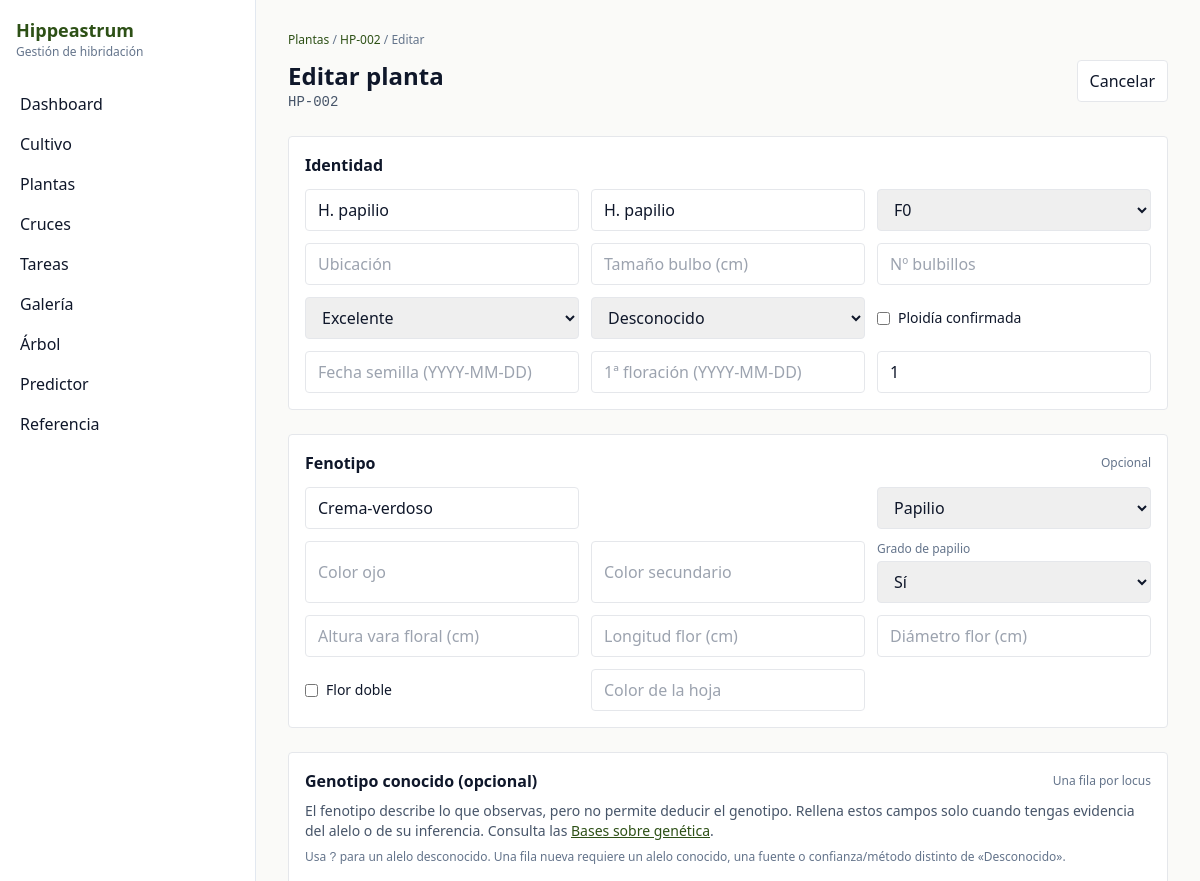
The page /plantas/2/edit (upper part) on the database as committed earlier.
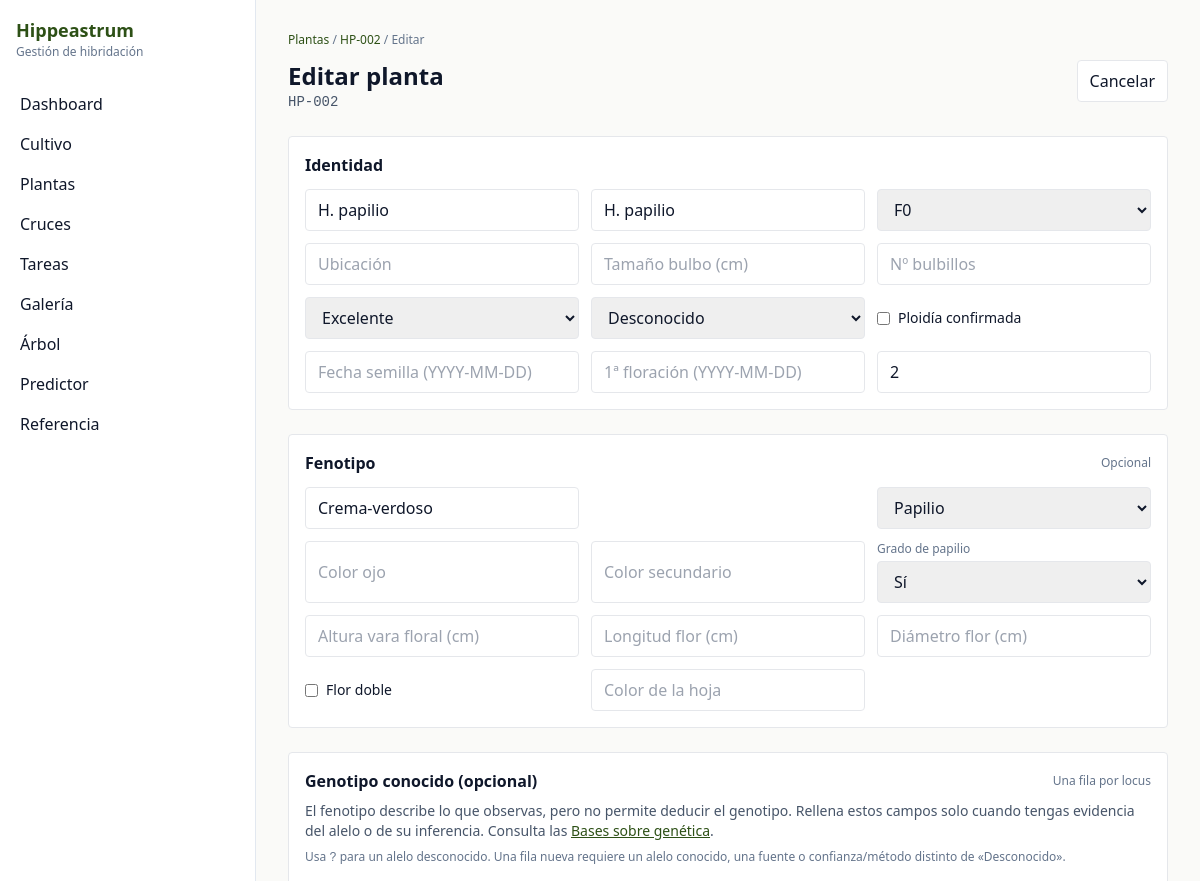
The same page on the database as committed later.
### models.py (models this page shows)
class Planta(Base):
    __tablename__ = "plantas"
    __table_args__ = (
        UniqueConstraint("codigo", name="uq_plantas_codigo"),
    )
    id: Mapped[int] = mapped_column(Integer, primary_key=True, autoincrement=True)
    codigo: Mapped[str] = mapped_column(String(20), nullable=False, index=True)
    nombre_cultivar: Mapped[str | None] = mapped_column(String(200))
    especie: Mapped[str | None] = mapped_column(Text)
    generacion: Mapped[GeneracionEnum] = mapped_column(Enum(GeneracionEnum), nullable=False)
    id_madre: Mapped[int | None] = mapped_column(ForeignKey("plantas.id"), nullable=True)
    id_padre: Mapped[int | None] = mapped_column(ForeignKey("plantas.id"), nullable=True)
    id_cruce_origen: Mapped[int | None] = mapped_column(ForeignKey("cruces.id"), nullable=True)
    fecha_semilla: Mapped[dt.date | None] = mapped_column(Date)
    fecha_primera_floracion: Mapped[dt.date | None] = mapped_column(Date)
    ubicacion: Mapped[str | None] = mapped_column(Text)
    tamano_bulbo_cm: Mapped[float | None] = mapped_column(Float)
    num_bulbillos: Mapped[int | None] = mapped_column(Integer)
    estado: Mapped[EstadoPlantaEnum] = mapped_column(Enum(EstadoPlantaEnum), nullable=False, default=EstadoPlantaEnum.Bueno)
    bulbillos_separados: Mapped[bool] = mapped_column(Boolean, nullable=False, default=False)
    ploidy_sospecha: Mapped[PloidyEnum] = mapped_column(Enum(PloidyEnum), nullable=False, default=PloidyEnum.Desconocido)
    ploidy_confirmado: Mapped[bool] = mapped_column(Boolean, nullable=False, default=False)
    num_ejemplares_fisicos: Mapped[int] = mapped_column(Integer, nullable=False, default=1)
    es_clon_de: Mapped[int | None] = mapped_column(ForeignKey("plantas.id"), nullable=True)
    notas: Mapped[str | None] = mapped_column(Text)
    fecha_creacion: Mapped[dt.datetime] = mapped_column(DateTime, default=dt.datetime.utcnow, nullable=False)
    fecha_actualizacion: Mapped[dt.datetime] = mapped_column(
        DateTime,
        default=dt.datetime.utcnow,
        onupdate=dt.datetime.utcnow,
        nullable=False,
    )
    madre: Mapped[Planta | None] = relationship("Planta", remote_side=[id], foreign_keys=[id_madre], post_update=True)
    padre: Mapped[Planta | None] = relationship("Planta", remote_side=[id], foreign_keys=[id_padre], post_update=True)
    clon_de: Mapped[Planta | None] = relationship("Planta", remote_side=[id], foreign_keys=[es_clon_de], post_update=True)
    fenotipo: Mapped[Fenotipo | None] = relationship("Fenotipo", back_populates="planta", uselist=False, cascade="all, delete-orphan")
    genotipos_loci: Mapped[list["GenotipoPlanta"]] = relationship("GenotipoPlanta", back_populates="planta", cascade="all, delete-orphan")
    epistasias: Mapped[list["EpistasiaObservada"]] = relationship("EpistasiaObservada", back_populates="planta", cascade="all, delete-orphan")
    fotos: Mapped[list[Foto]] = relationship("Foto", back_populates="planta")

### main.py (the view)
@app.get("/plantas/{planta_id}/edit", response_class=HTMLResponse)
def plantas_edit(planta_id: int, request: Request, db: Session = Depends(get_db)):
    planta = crud.get_planta(db, planta_id)
    if not planta:
        return RedirectResponse(url="/plantas", status_code=303)
    fen = planta.fenotipo or {}
    loci = crud.list_loci_referencia(db)
    genotipos = crud.list_genotipos_planta(db, planta_id)
    gen_by_locus = {g.locus_id: g for g in genotipos}
    return templates.TemplateResponse(
        request,
        "plantas/form.html",
        {
            "request": request,
            "breadcrumbs": _breadcrumbs([("Plantas", "/plantas"), (planta.codigo, f"/plantas/{planta.id}"), ("Editar", None)]),
            "planta": planta,
            "action": f"/plantas/{planta.id}/edit",
            "form": planta,
            "fen": fen,
            "loci": loci,
            "gen_by_locus": gen_by_locus,
            "generaciones": [g.value for g in GeneracionEnum],
            "estados": [e.value for e in EstadoPlantaEnum],
            "ploidies": [p.value for p in PloidyEnum],
            "tipo_patrones": [tp.value for tp in TipoPatronEnum],
            "papilio_opts": [pp.value for pp in PapilioEnum],
            "confianzas": [c.value for c in ConfianzaGenotipoEnum],
            "metodos": [m.value for m in MetodoInferenciaEnum],
            "labels": _plant_labels(),
        },
    )

### templates/plantas/form.html (shortened to what the changed rows need)
{% extends "base.html" %}
{% block content %}
  <div class="flex items-start justify-between gap-4">
    <div>
      <h1 class="text-2xl font-semibold">{{ 'Editar' if planta else 'Nueva' }} planta</h1>
      {% if planta %}<div class="text-sm text-slate-600 mono">{{ planta.codigo }}</div>{% endif %}
    </div>
    <a class="px-3 py-2 border rounded bg-white" href="{% if planta %}/plantas/{{ planta.id }}{% else %}/plantas{% endif %}">Cancelar</a>
  </div>
  <form class="mt-6 space-y-6" method="post" action="{{ action }}">
    <section class="p-4 rounded border bg-white">
      <div class="grid grid-cols-1 lg:grid-cols-3 gap-3 mt-3">
        <input name="nombre_cultivar" value="{{ form.nombre_cultivar or '' }}" class="border rounded px-3 py-2" placeholder="Nombre cultivar" />
        <input name="especie" value="{{ form.especie or '' }}" class="border rounded px-3 py-2" placeholder="Especie" />
        <select name="generacion" class="border rounded px-3 py-2" required>
          {% for g in generaciones %}
            <option value="{{ g }}" {% if form.generacion == g %}selected{% endif %}>{{ g }}</option>
          {% endfor %}
        </select>
      </div>
      <div class="grid grid-cols-1 lg:grid-cols-3 gap-3 mt-3">
        <select name="estado" class="border rounded px-3 py-2">
          {% for e in estados %}
            <option value="{{ e }}" {% if form.estado == e %}selected{% endif %}>{{ e }}</option>
          {% endfor %}
        </select>
        <select name="ploidy_sospecha" class="border rounded px-3 py-2">
          {% for p in ploidies %}
            <option value="{{ p }}" {% if form.ploidy_sospecha == p %}selected{% endif %}>{{ p }}</option>
          {% endfor %}
        </select>
        <label class="flex items-center gap-2 text-sm">
          <input type="checkbox" name="ploidy_confirmado" {% if form.ploidy_confirmado %}checked{% endif %} />
          Ploidía confirmada
        </label>
      </div>
      <div class="grid grid-cols-1 lg:grid-cols-3 gap-3 mt-3">
        <input name="fecha_semilla" value="{{ form.fecha_semilla or '' }}" class="border rounded px-3 py-2" placeholder="Fecha semilla (YYYY-MM-DD)" />
        <input name="fecha_primera_floracion" value="{{ form.fecha_primera_floracion or '' }}" class="border rounded px-3 py-2" placeholder="1ª floración (YYYY-MM-DD)" />
        <input name="num_ejemplares_fisicos" value="{{ form.num_ejemplares_fisicos or 1 }}" class="border rounded px-3 py-2" placeholder="Nº ejemplares" />
      </div>
    </section>
    <section id="fenotipo" class="p-4 rounded border bg-white" x-data='{ tipoPatron: {{ (fen.tipo_patron.value if fen.tipo_patron else "")|tojson }} }'>
    </section>
    <section id="genotipo" class="p-4 rounded border bg-white">
    </section>
  </form>
{% endblock %}

### templates/base.html (shortened to what this page needs)
<!doctype html>
<html lang="es">
<head>
  <script src="https://cdn.tailwindcss.com"></script>
</head>
<body class="bg-bg text-slate-900">
  <div x-data="{ open: false }" class="min-h-screen">
    <div class="flex">
      <aside :class="open ? 'block' : 'hidden'" class="lg:block w-full lg:w-64 border-r border-slate-200 bg-white lg:min-h-screen">
        <div class="p-4 hidden lg:block">
          <div class="font-semibold text-primary text-lg">Hippeastrum</div>
          <div class="text-xs text-slate-500">Gestión de hibridación</div>
        </div>
        <nav class="p-2">
          <a class="block px-3 py-2 rounded hover:bg-slate-50" href="/">Dashboard</a>
          <a class="block px-3 py-2 rounded hover:bg-slate-50" href="/cultivo">Cultivo</a>
          <a class="block px-3 py-2 rounded hover:bg-slate-50" href="/plantas">Plantas</a>
          <a class="block px-3 py-2 rounded hover:bg-slate-50" href="/cruces">Cruces</a>
          <a class="block px-3 py-2 rounded hover:bg-slate-50" href="/tareas">Tareas</a>
          <a class="block px-3 py-2 rounded hover:bg-slate-50" href="/galeria">Galería</a>
          <a class="block px-3 py-2 rounded hover:bg-slate-50" href="/arbol">Árbol</a>
          <a class="block px-3 py-2 rounded hover:bg-slate-50" href="/predictor">Predictor</a>
          <a class="block px-3 py-2 rounded hover:bg-slate-50" href="/referencia">Referencia</a>
        </nav>
      </aside>
      <main class="flex-1 min-w-0">
        <div class="max-w-6xl mx-auto p-4 lg:p-8">
          {% if breadcrumbs %}
            <div class="text-xs text-slate-500 mb-3">{{ breadcrumbs|safe }}</div>
          {% endif %}
          {% block content %}{% endblock %}
        </div>
      </main>
    </div>
  </div>
</body>
</html>

Rows that differ between the two databases and show on the page:
changed Planta "HP-002": num_ejemplares_fisicos "1" → "2"
